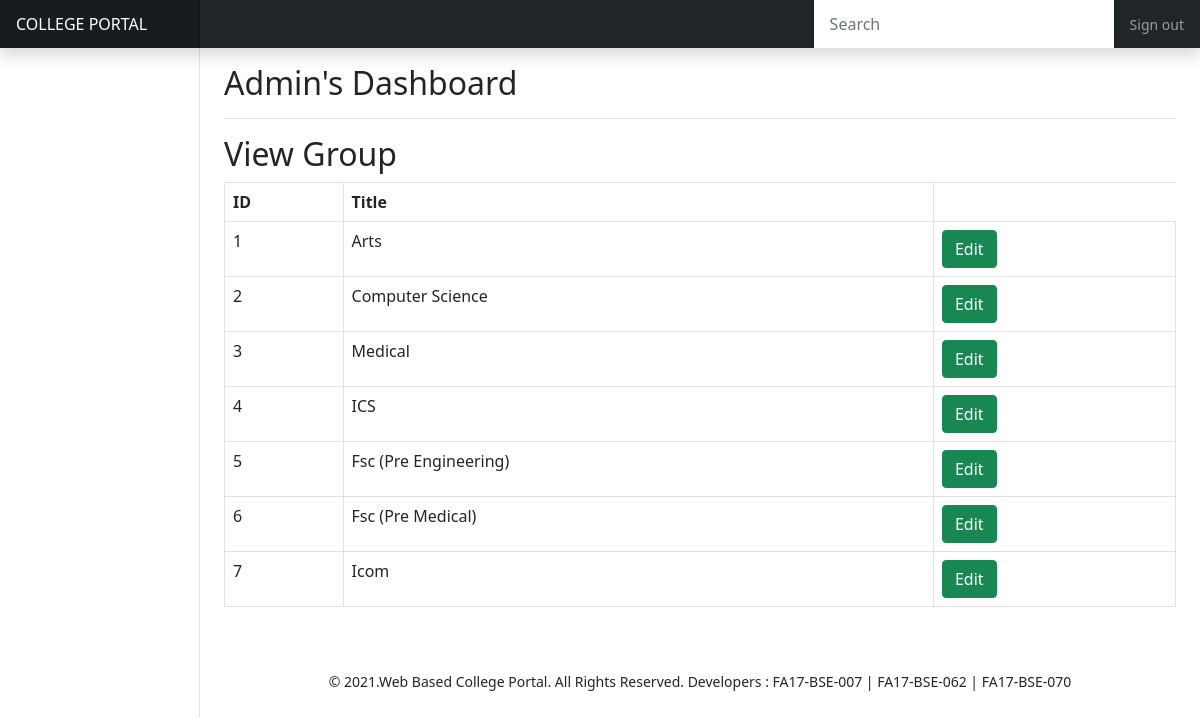
The page /admin_view_group.php on the database its author committed.
### tables this page shows
CREATE TABLE `section` (
  `id` int(11) NOT NULL,
  `title` varchar(200) NOT NULL
);

### admin_view_group.php (the view, shortened to what this page needs)
<?php
include ('config.php');
$query = "SELECT * FROM section";
$result = mysqli_query($connection,$query);
?>
<html>
  <head>
    <link href="css/bootstrap.css" rel="stylesheet">
    <link href="css/dashboard.css" rel="stylesheet">
    <link href="css/style.css" rel="stylesheet">
  </head>
  <body>
   <?php
  include('backend_header.php');
  ?>
    <div class="container-fluid">
      <div class="row">
         <?php
  include('navbar.php');
  ?>
        <main class="col-md-9 ms-sm-auto col-lg-10 px-md-4">
          <div class="d-flex justify-content-between flex-wrap flex-md-nowrap align-items-center pt-3 pb-2 mb-3 border-bottom">
            <h1 class="h2">Admin's Dashboard</h1>
          </div>
          <h2>View Group</h2>
            <form>
          <table class="table table-hover table-bordered">
              <thead>
                <tr>
                  <th>ID</th>
                  <th>Title</th>
                </tr>
              </thead>
              <tbody>
                         <?php while($row = mysqli_fetch_array($result)) { ?>
                <tr>
                    <td><?php echo $row['id'];?></td>
                    <td><?php echo $row['title'];?></td>
                    <td> <a target="_blank" href="admin_edit_group.php?id=<?php echo $row['id'] ?>" class="btn btn-success" >Edit</a>
                     </td>
                </tr>
                <?php } ?>
              </tbody>
          </table>
            </form>
           <?php
  include('backend_footer.php');
  ?>
        </main>
      </div>
      </div>
  </body>
</html>

### backend_header.php (shortened to what this page needs)
<header class="navbar navbar-dark sticky-top bg-dark flex-md-nowrap p-0 shadow">
      <a class="navbar-brand col-md-6 col-lg-2 me-0 px-3" href="#">COLLEGE PORTAL</a>
      <input class="form-control  ms-auto w-25" type="text" placeholder="Search" aria-label="Search">
      <div class="navbar-nav">
        <div class="nav-item text-nowrap">
          <a class="nav-link px-3" href="logout.php">Sign out</a>
        </div>
      </div>
    </header>

### navbar.php (shortened to what this page needs)
<nav id="sidebarMenu" class="col-md-3 col-lg-2 d-md-block
          <?php if( isset($_SESSION['employee_type']) && $_SESSION['employee_type'] == 'Admin' )  {
                echo 'bg-dark';
            } else if ( isset($_SESSION['employee_type']) && $_SESSION['employee_type'] == 'Teacher' ) {
    echo 'bg-success';
}   else if ( isset($_SESSION['user_type']) && $_SESSION['user_type'] == 'Student' ) {
    echo 'bg-info';
}else if ( isset($_SESSION['employee_type']) && $_SESSION['employee_type'] == 'Accountant' ) {
    echo 'bg-primary';
}else if ( isset($_SESSION['employee_type']) && $_SESSION['employee_type'] == 'Librarian' ) {
    echo 'bg-warning';
}else if ( isset($_SESSION['employee_type']) && $_SESSION['employee_type'] == 'parent' ) {
    echo 'bg-danger';
}  ?> sidebar collapse">
    <div class="position-sticky pt-3">
    </div>
</nav>

### backend_footer.php
<section class=" py-5" id="footer-section">
   <div class="container">
     <div class="row">
         <div class="col-lg-12 text-dark text-center">
             <span>&copy; 2021.Web Based College Portal. All Rights Reserved. Developers : FA17-BSE-007 | FA17-BSE-062 | FA17-BSE-070 </span>
         </div>
     </div>
   </div>
  </section>

### CSS/dashboard.css (style rules this page uses)
body { font-size: .875rem; }
.sidebar { position: fixed; top: 0; bottom: 0; left: 0; z-index: 100; padding: 48px 0 0; box-shadow: inset -1px 0 0 rgba(0, 0, 0, .1); }
.navbar-brand { padding-top: .75rem; padding-bottom: .75rem; font-size: 1rem; background-color: rgba(0, 0, 0, .25); box-shadow: inset -1px 0 0 rgba(0, 0, 0, .25); }
.navbar .form-control { padding: .75rem 1rem; border-width: 0; border-radius: 0; }

### rows shown on the page
section: id "1", title "Arts"
section: id "2", title "Computer Science"
section: id "3", title "Medical"
section: id "4", title "ICS"
section: id "5", title "Fsc (Pre Engineering)"
section: id "6", title "Fsc (Pre Medical)"
section: id "7", title "Icom"
